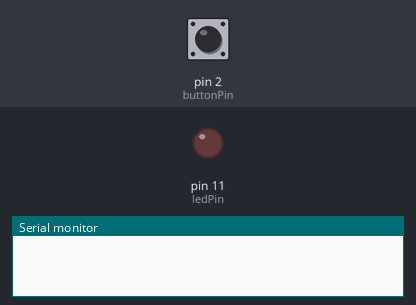
Bench run of a sketch on a simulated Arduino Uno, built with avr-gcc and run on an emulated ATmega328P. On the bench: output pins drawn as LEDs (lit = HIGH), the last lines printed to the serial monitor. The inputs (shaded band) are chosen by the test bench; at power-on: pin 2 (buttonPin) HIGH.

Above: at 1.2 s.
1.3 s: pin 2 (buttonPin) pulled LOW for 0.15 s
At 1.7 s:
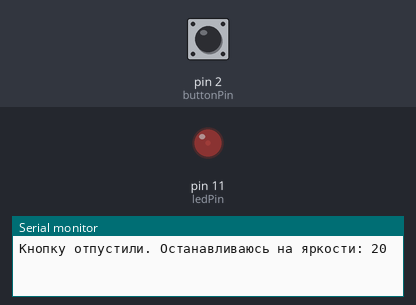
2.9 s: pin 2 (buttonPin) pulled LOW for 3.2 s
At 4.8 s:
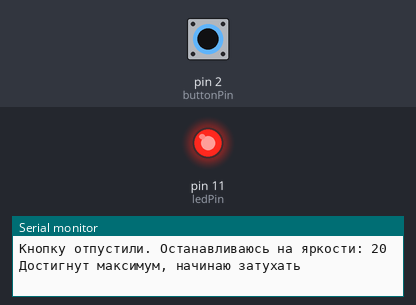
At 7.1 s:
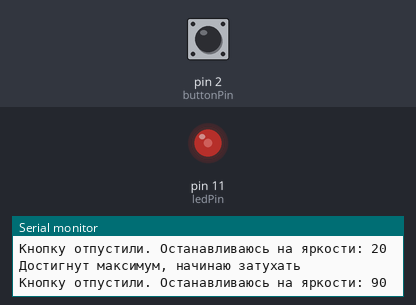
7.6 s: pin 2 (buttonPin) pulled LOW for 1 s
Timing chart, 0 to 10.6 s (numbered marks = the images above; inputs shaded):
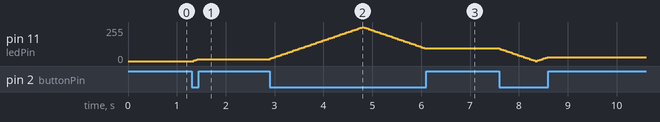

The sketch:

sketch.ino
```cpp
// Определяем пины
const int buttonPin = 2;
const int ledPin = 11;

// Переменные для управления
int brightness = 0;
int fadeStep = 5;
bool isRising = true;
bool wasPressed = false;

void setup() {
  pinMode(ledPin, OUTPUT);
  pinMode(buttonPin, INPUT_PULLUP);

  analogWrite(ledPin, 0);
  // Монитор
  Serial.begin(9600);
}

void loop() {
  bool buttonState = digitalRead(buttonPin);

  if (buttonState == LOW) {
    wasPressed = true;

    analogWrite(ledPin, brightness);
    delay(30);

    if (isRising) {
      brightness += fadeStep;
      if (brightness >= 255) {
        isRising = false;
        Serial.println("Достигнут максимум, начинаю затухать");
      }
    } else {
      brightness -= fadeStep;
      if (brightness <= 0) {
        isRising = true;
        Serial.println("Достигнут минимум, начинаю разгораться");
      }
    }
  }
  else if (wasPressed) {
    wasPressed = false;
    Serial.print("Кнопку отпустили. Останавливаюсь на яркости: ");
    Serial.println(brightness);
  }
  delay(10);
}
```

Measured:
- after the input at 1.3 s, pin 11 (ledPin): 0/255 → 15/255 at once
- after the input at 2.9 s, pin 11 (ledPin): rises from 15/255 to 255/255 in 1.9 s, then falls to 95/255 in 1.3 s
